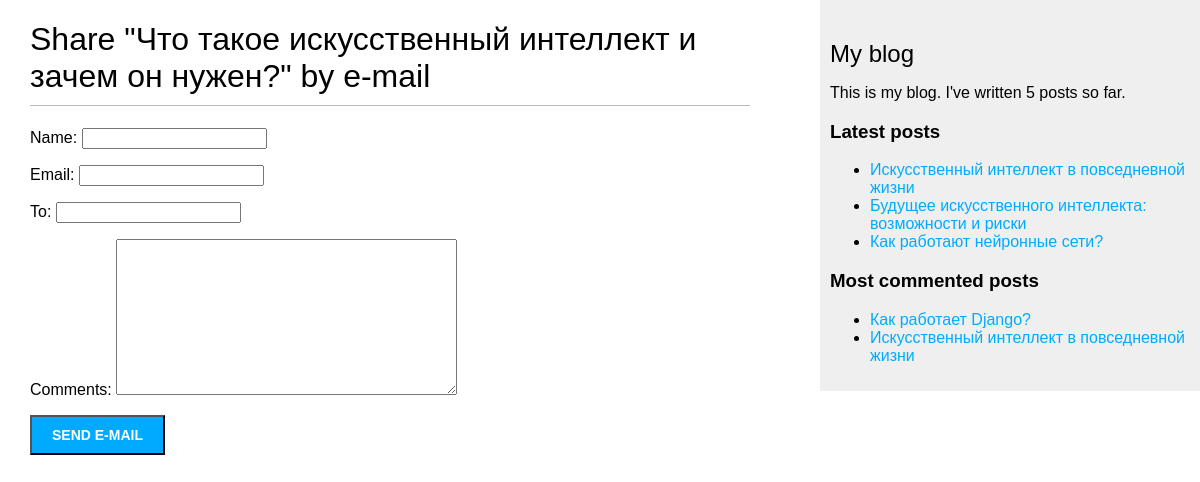
The app's page /blog/4/share/, older data.
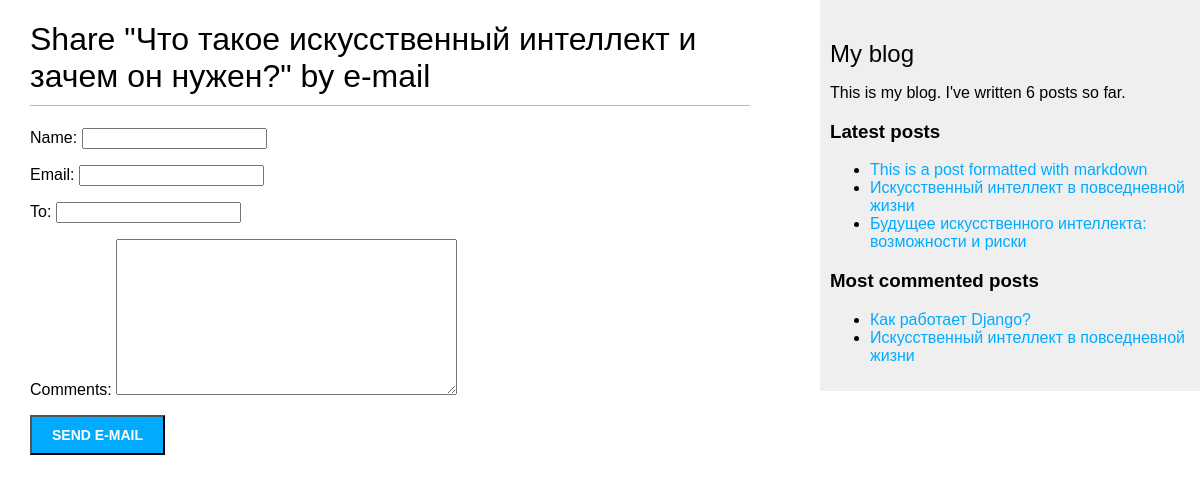
The same page, newer data.
### blog/models.py (models this page shows, shortened)
class Post(models.Model):
    class Status(models.TextChoices):
        DRAFT = 'DF', 'Draft'
        PUBLISHED = 'PB', 'Published'
    title = models.CharField(max_length=250)
    slug = models.SlugField(max_length=250, unique_for_date='publish')
    author = models.ForeignKey(User, on_delete=models.CASCADE, related_name='blog_posts')
    body = models.TextField()
    publish = models.DateTimeField(default=timezone.now) #поле даты публикации
    created = models.DateTimeField(auto_now_add=True) #поле даты созданияэ
    updated = models.DateTimeField(auto_now=True) #поле даты изменения
    status = models.CharField(max_length=2, choices=Status.choices, default=Status.DRAFT)
    objects = models.Manager() # менеджер, применяемый по умолчанию
    published = PublishedManager()  # пользовательский менеджер
    tags = TaggableManager()
    class Meta:
        ordering = ['-publish']
        indexes = [
            models.Index(fields=['-publish']),
        ]
    def get_absolute_url(self):
        return reverse('blog:post_detail',
                       args=[self.publish.year,
                             self.publish.month,
                             self.publish.day,
                             self.slug])

### blog/views.py (the view)
def post_share(request, post_id):
    post = get_object_or_404(Post, id=post_id, status=Post.Status.PUBLISHED)
    sent = False
    if request.method == 'POST':
        form = EmailPostForm(request.POST)
        if form.is_valid():
            cd = form.cleaned_data
            post_url = request.build_absolute_uri(
                post.get_absolute_url())
            subject = f"{cd['name']} recommends you read " \
                      f"{post.title}"
            message = f"Read {post.title} at {post_url}\n\n" \
                      f"{cd['name']}\'s ({cd['email']}) comments: {cd['comments']}"
            send_mail(subject, message, settings.EMAIL_HOST_USER,
                      [cd['to']])
            sent = True
    else:
        form = EmailPostForm()
    return render(request, 'blog/post/share.html', {'post': post,
                                                    'form': form,
                                                    'sent': sent})

### blog/forms.py
class EmailPostForm(forms.Form):
    name = forms.CharField(max_length=25)
    email = forms.EmailField()
    to = forms.EmailField()
    comments = forms.CharField(required=False, widget=forms.Textarea)

### blog/models.py (called while the page is built)
    def get_queryset(self):
        return super().get_queryset().filter(status=Post.Status.PUBLISHED)

### blog/templatetags/blog_tags.py (called while the page is built)
@register.simple_tag
def total_posts():
    return Post.published.count()

@register.inclusion_tag('blog/post/latest_posts.html')
def show_latest_posts(count=5):
    latest_posts = Post.published.order_by('-publish')[:count]
    return {'latest_posts': latest_posts}

@register.simple_tag
def get_most_commented_posts(count=5):
    return Post.published.annotate(
        total_comments=Count('comments')
    ).exclude(total_comments=0).order_by('-total_comments')[:count]

### templates/blog/post/share.html (shortened to what this page needs)
{% extends "blog/base.html" %}
{% block content %}
    {% if sent %}
        <h1>E-mail successfully sent</h1>
        <p>
            "{{ post.title }}" was successfully sent
            to {{ form.cleaned_data.to }}.
        </p>
    {% else %}
        <h1>Share "{{ post.title }}" by e-mail</h1>
        <form method="post">
            {{ form.as_p }}
            <input type="submit" value="Send e-mail">
        </form>
    {% endif %}
{% endblock %}

### templates/blog/base.html (shortened to what this page needs)
{% load blog_tags %}
{% load static %}
<!DOCTYPE html>
<html>
<head>
    <link href="{% static "css/blog.css" %}" rel="stylesheet">
</head>
<body>
<div id="content">
    {% block content %}
    {% endblock %}
</div>
<div id="sidebar">
    <h2>My blog</h2>
    <p>
        This is my blog.
        I've written {% total_posts %} posts so far.
    </p>
    <h3>Latest posts</h3>
    {% show_latest_posts 3 %}
    <h3>Most commented posts</h3>
    {% get_most_commented_posts as most_commented_posts %}
    <ul>
        {% for post in most_commented_posts %}
        <li>
            <a href="{{ post.get_absolute_url }}">{{ post.title }}</a>
        </li>
        {% endfor %}
    </ul>
</div>
</body>
</html>

### templates/blog/post/latest_posts.html
<ul>
    {% for post in latest_posts %}
        <li>
            <a href="{{ post.get_absolute_url }}">{{ post.title }}</a>
        </li>
    {% endfor %}
</ul>

Row changes from the older to the newer data that the page shows:
no longer on this page (row unchanged): Post: title "Как работают нейронные сети?", shown under "Latest posts"
added Post: title "This is a post formatted with markdown", shown under "Latest posts"
Text that changed along with them:
text no longer shown: "5"
text now shown: "6"
